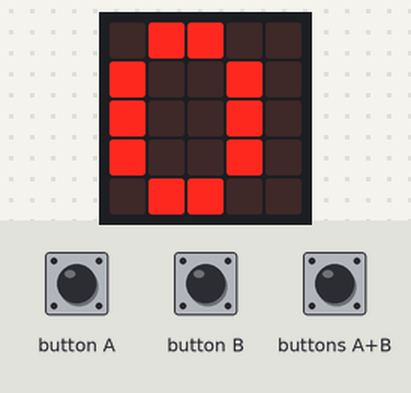
A program run on a simulated BBC micro:bit (MakeCode). Parts: the board's 5×5 LED display. The inputs (shaded band) are chosen by the test bench.

Above: at 1.2 s.
1.3 s: button A pressed for 0.15 s
At 2.7 s:
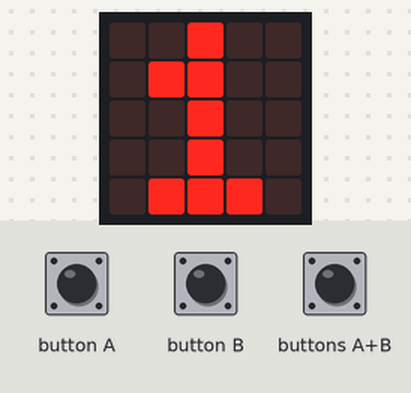
3.0 s: button A pressed for 0.15 s
At 5.0 s:
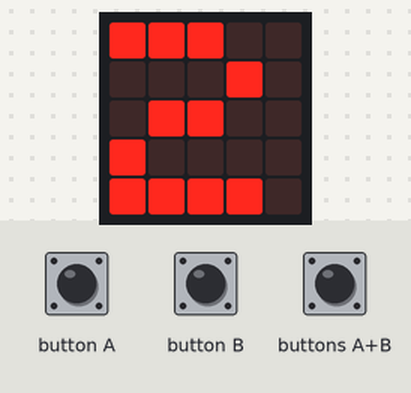
Timing chart, 0 to 6.5 s (numbered marks = the images above; inputs shaded):
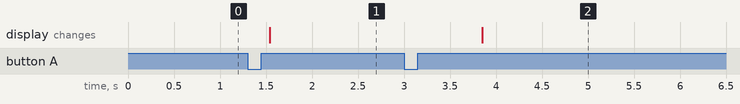

The program:

main.ts
```typescript
let nombre_de_persone = 0
input.onButtonPressed(Button.A, function on_button_pressed_a() {

    nombre_de_persone += 1
})
input.onButtonPressed(Button.AB, function on_button_pressed_ab() {

    nombre_de_persone = 0
})
input.onButtonPressed(Button.B, function on_button_pressed_b() {

    nombre_de_persone += -1
})
basic.forever(function on_forever() {

    basic.showNumber(nombre_de_persone)
    if (nombre_de_persone < 0) {
        nombre_de_persone = 0
    }

    if (nombre_de_persone > 20) {
        basic.showLeds(`
            . # # # .
                        # # . # #
                        # . # . #
                        # # . # #
                        . # # # .
        `)
        nombre_de_persone = 20
    }

})
```

test.ts
```typescript
// les tests vont ici ; cela ne sera pas compilé si ce paquet est utilisé en tant qu'extension.
```

Measured:
- after the input at 1.3 s, the display: changes after 0.24 s (image 1)
- after the input at 3.0 s, the display: changes after 0.85 s (image 2)
